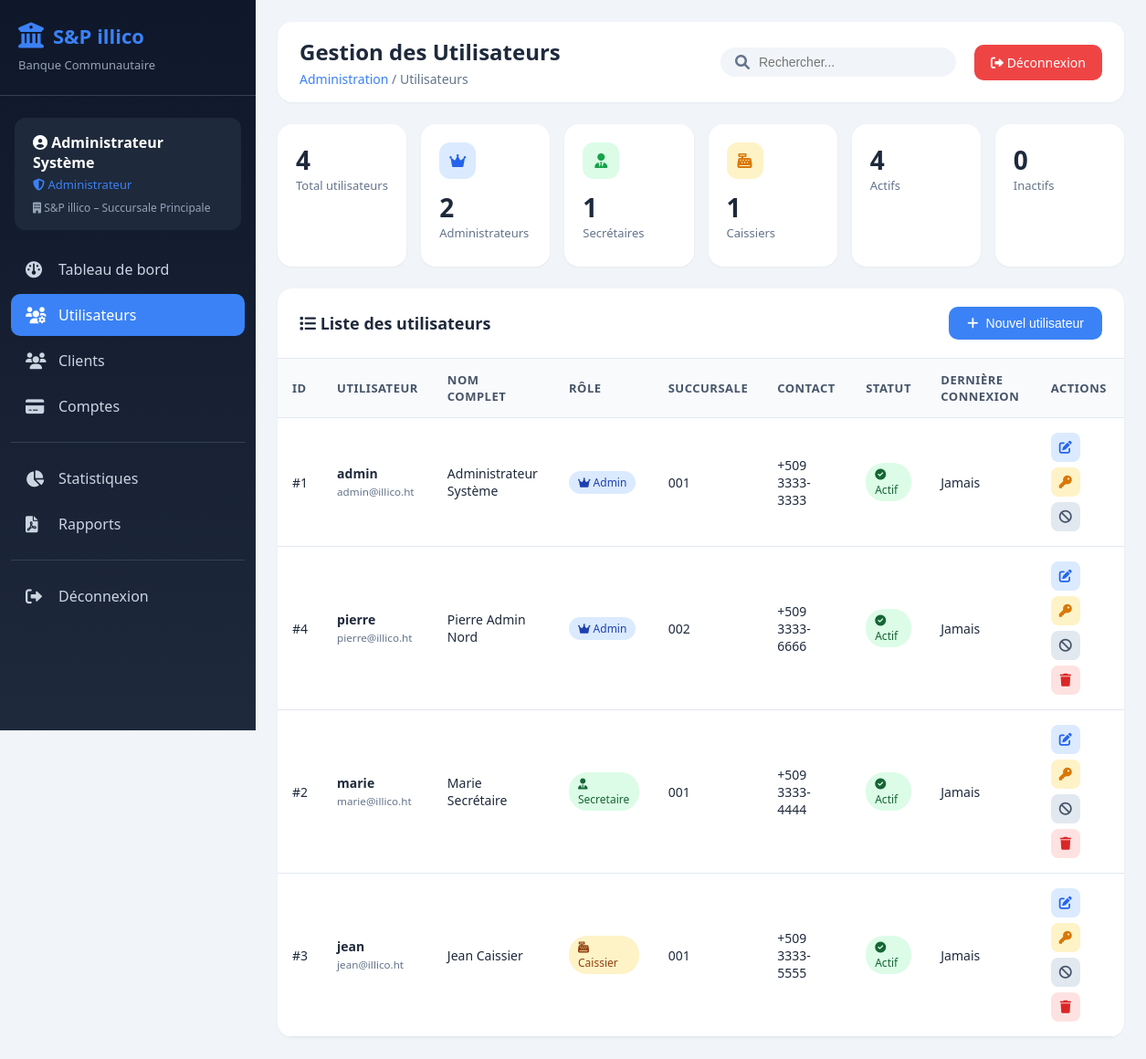
/main/admin/utilisateurs.php (signed in), run on the app's committed database.
### tables this page shows
CREATE TABLE utilisateurs (
    id INT AUTO_INCREMENT PRIMARY KEY,
    succursale_id INT NOT NULL,
    nom_complet VARCHAR(100) NOT NULL,
    username VARCHAR(50) NOT NULL UNIQUE,
    password VARCHAR(255) NOT NULL,
    role ENUM('admin','secretaire','caissier') NOT NULL,
    telephone VARCHAR(20),
    email VARCHAR(100),
    photo VARCHAR(255) DEFAULT NULL,
    derniere_connexion DATETIME DEFAULT NULL,
    actif BOOLEAN DEFAULT TRUE,
    created_at TIMESTAMP DEFAULT CURRENT_TIMESTAMP,
    updated_at TIMESTAMP DEFAULT CURRENT_TIMESTAMP ON UPDATE CURRENT_TIMESTAMP,
    FOREIGN KEY (succursale_id) REFERENCES succursales(id) ON DELETE RESTRICT,
    INDEX idx_username (username),
    INDEX idx_role (role)
);

CREATE TABLE succursales (
    id INT AUTO_INCREMENT PRIMARY KEY,
    code VARCHAR(10) NOT NULL UNIQUE,
    nom VARCHAR(100) NOT NULL,
    adresse TEXT,
    telephone VARCHAR(20),
    email VARCHAR(100),
    created_at TIMESTAMP DEFAULT CURRENT_TIMESTAMP
);

### main/admin/utilisateurs.php (the view, shortened to what this page needs)
<?php
require_once '../config/connexion.php';
$users = $pdo->query("
    SELECT u.*, s.code as succursale_code, s.nom as succursale_nom
    FROM utilisateurs u
    JOIN succursales s ON u.succursale_id = s.id
    ORDER BY u.role, u.nom_complet
")->fetchAll();
$stats = $pdo->query("
    SELECT
        COUNT(*) as total,
        SUM(CASE WHEN role = 'admin' THEN 1 ELSE 0 END) as admins,
        SUM(CASE WHEN role = 'secretaire' THEN 1 ELSE 0 END) as secretaires,
        SUM(CASE WHEN role = 'caissier' THEN 1 ELSE 0 END) as caissiers,
        SUM(CASE WHEN actif = 1 THEN 1 ELSE 0 END) as actifs,
        SUM(CASE WHEN actif = 0 THEN 1 ELSE 0 END) as inactifs
    FROM utilisateurs
")->fetch();
?>
<!DOCTYPE html>
<html lang="fr">
<head>
    <link rel="stylesheet" href="https://cdnjs.cloudflare.com/ajax/libs/font-awesome/6.0.0/css/all.min.css">
</head>
<body>
    <div class="sidebar">
        <div class="sidebar-header">
            <h2><i class="fas fa-building-columns"></i> S&P illico</h2>
            <p>Banque Communautaire</p>
        </div>
        <div class="user-info-side">
            <div class="name"><i class="fas fa-user-circle"></i> <?= htmlspecialchars($_SESSION['nom_complet']) ?></div>
            <div class="role"><i class="fas fa-shield"></i> Administrateur</div>
            <div class="succursale"><i class="fas fa-building"></i> <?= htmlspecialchars($_SESSION['succursale_nom']) ?></div>
        </div>
        <nav class="nav-menu">
            <a href="dashboard.php" class="nav-item "><i class="fas fa-gauge"></i> Tableau de bord</a>
            <a href="utilisateurs.php" class="nav-item active"><i class="fas fa-users-gear"></i> Utilisateurs</a>
            <a href="#" class="nav-item"><i class="fas fa-users"></i> Clients</a>
            <a href="compte.php" class="nav-item"><i class="fas fa-credit-card"></i> Comptes</a>
            <div class="nav-divider"></div>
            <a href="statistiques.php" class="nav-item"><i class="fas fa-chart-pie"></i> Statistiques</a>
            <a href="rapports.php" class="nav-item"><i class="fas fa-file-pdf"></i> Rapports</a>
            <div class="nav-divider"></div>
            <a href="../logout.php" class="nav-item"><i class="fas fa-sign-out-alt"></i> Déconnexion</a>
        </nav>
    </div>
    <div class="main-content">
        <div class="top-bar">
            <div class="page-title">
                <h1>Gestion des Utilisateurs</h1>
                <div class="breadcrumb">
                    <a href="dashboard.php">Administration</a> / Utilisateurs
                </div>
            </div>
            <div class="top-actions">
                <div class="search-box">
                    <i class="fas fa-search"></i>
                    <input type="text" placeholder="Rechercher..." id="searchInput">
                </div>
                <a href="../logout.php" class="logout-btn"><i class="fas fa-sign-out-alt"></i> Déconnexion</a>
            </div>
        </div>
        <div class="stats-grid">
            <div class="stat-card">
                <div class="value"><?= $stats['total'] ?></div>
                <div class="label">Total utilisateurs</div>
            </div>
            <div class="stat-card admin">
                <div class="icon"><i class="fas fa-crown"></i></div>
                <div class="value"><?= $stats['admins'] ?></div>
                <div class="label">Administrateurs</div>
            </div>
            <div class="stat-card secretaire">
                <div class="icon"><i class="fas fa-user-tie"></i></div>
                <div class="value"><?= $stats['secretaires'] ?></div>
                <div class="label">Secrétaires</div>
            </div>
            <div class="stat-card caissier">
                <div class="icon"><i class="fas fa-cash-register"></i></div>
                <div class="value"><?= $stats['caissiers'] ?></div>
                <div class="label">Caissiers</div>
            </div>
            <div class="stat-card">
                <div class="value"><?= $stats['actifs'] ?></div>
                <div class="label">Actifs</div>
            </div>
            <div class="stat-card">
                <div class="value"><?= $stats['inactifs'] ?></div>
                <div class="label">Inactifs</div>
            </div>
        </div>
        <div class="content-card">
            <div class="card-header">
                <h3><i class="fas fa-list"></i> Liste des utilisateurs</h3>
                <button class="btn btn-primary" onclick="openAddModal()">
                    <i class="fas fa-plus"></i> Nouvel utilisateur
                </button>
            </div>
            <div class="table-container">
                <table id="usersTable">
                    <thead>
                        <tr>
                            <th>ID</th>
                            <th>Utilisateur</th>
                            <th>Nom complet</th>
                            <th>Rôle</th>
                            <th>Succursale</th>
                            <th>Contact</th>
                            <th>Statut</th>
                            <th>Dernière connexion</th>
                            <th>Actions</th>
                        </tr>
                    </thead>
                    <tbody>
                        <?php foreach ($users as $user): ?>
                        <tr>
                            <td>#<?= $user['id'] ?></td>
                            <td>
                                <strong><?= htmlspecialchars($user['username']) ?></strong><br>
                                <small style="color: #64748b;"><?= htmlspecialchars($user['email'] ?: '—') ?></small>
                            </td>
                            <td><?= htmlspecialchars($user['nom_complet']) ?></td>
                            <td>
                                <?php
                                $roleBadge = [
                                    'admin' => 'badge-admin',
                                    'secretaire' => 'badge-secretaire',
                                    'caissier' => 'badge-caissier'
                                ];
                                $roleIcon = [
                                    'admin' => 'crown',
                                    'secretaire' => 'user-tie',
                                    'caissier' => 'cash-register'
                                ];
                                ?>
                                <span class="badge <?= $roleBadge[$user['role']] ?>">
                                    <i class="fas fa-<?= $roleIcon[$user['role']] ?>"></i>
                                    <?= ucfirst($user['role']) ?>
                                </span>
                            </td>
                            <td><?= htmlspecialchars($user['succursale_code']) ?></td>
                            <td><?= htmlspecialchars($user['telephone'] ?: '—') ?></td>
                            <td>
                                <span class="badge <?= $user['actif'] ? 'badge-success' : 'badge-danger' ?>">
                                    <i class="fas fa-<?= $user['actif'] ? 'check-circle' : 'times-circle' ?>"></i>
                                    <?= $user['actif'] ? 'Actif' : 'Inactif' ?>
                                </span>
                            </td>
                            <td>
                                <?= $user['derniere_connexion'] ? date('d/m/Y H:i', strtotime($user['derniere_connexion'])) : 'Jamais' ?>
                            </td>
                            <td>
                                <div class="action-buttons">
                                    <button class="action-btn edit" onclick='openEditModal(<?= json_encode($user) ?>)' title="Modifier">
                                        <i class="fas fa-edit"></i>
                                    </button>
                                    <button class="action-btn reset" onclick='openResetModal(<?= $user["id"] ?>, "<?= htmlspecialchars($user["username"]) ?>")' title="Réinitialiser mot de passe">
                                        <i class="fas fa-key"></i>
                                    </button>
                                    <button class="action-btn toggle" onclick='toggleUser(<?= $user["id"] ?>, <?= $user["actif"] ?>)' title="<?= $user['actif'] ? 'Désactiver' : 'Activer' ?>">
                                        <i class="fas fa-<?= $user['actif'] ? 'ban' : 'check' ?>"></i>
                                    </button>
                                    <?php if ($user['id'] != $_SESSION['user_id']): ?>
                                    <button class="action-btn delete" onclick='deleteUser(<?= $user["id"] ?>, "<?= htmlspecialchars($user["username"]) ?>")' title="Supprimer">
                                        <i class="fas fa-trash"></i>
                                    </button>
                                    <?php endif; ?>
                                </div>
                            </td>
                        </tr>
                        <?php endforeach; ?>
                    </tbody>
                </table>
            </div>
        </div>
    </div>
</body>
</html>

### data on the page
utilisateurs: id "1", username "admin", email "admin@illico.ht", nom_complet "Administrateur Système", role "Admin", succursale.code "001", telephone "+509 3333-3333", actif 1 (drawn), shows "Jamais"
utilisateurs: id "4", username "pierre", email "pierre@illico.ht", nom_complet "Pierre Admin Nord", role "Admin", succursale.code "002", telephone "+509 3333-6666", actif 1 (drawn), shows "Jamais"
utilisateurs: id "2", username "marie", email "marie@illico.ht", nom_complet "Marie Secrétaire", role "Secretaire", succursale.code "001", telephone "+509 3333-4444", actif 1 (drawn), shows "Jamais"
utilisateurs: id "3", username "jean", email "jean@illico.ht", nom_complet "Jean Caissier", role "Caissier", succursale.code "001", telephone "+509 3333-5555", actif 1 (drawn), shows "Jamais"

### other printed values
$_SESSION['nom_complet'] "Administrateur Système"
$_SESSION['succursale_nom'] "S&P illico – Succursale Principale"
$stats['total'] "4"
$stats['admins'] "2"
$stats['secretaires'] "1"
$stats['caissiers'] "1"
$stats['actifs'] "4"
$stats['inactifs'] "0"
